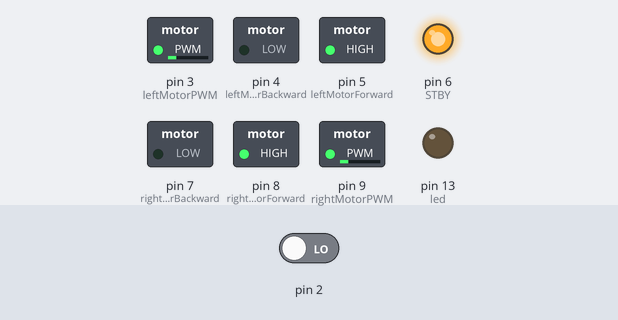
A sketch run on a simulated Arduino Mega 2560, built with avr-gcc and run on an emulated ATmega2560. Parts: switched loads named in the sketch (green lamp = pin HIGH), output pins drawn as LEDs (lit = HIGH). The test bench sets the inputs (shaded band); at power-on: pin 2 LOW. What the sketch prints to the serial monitor is not drawn.

Above: at 0.05 s.
At 4.0 s:
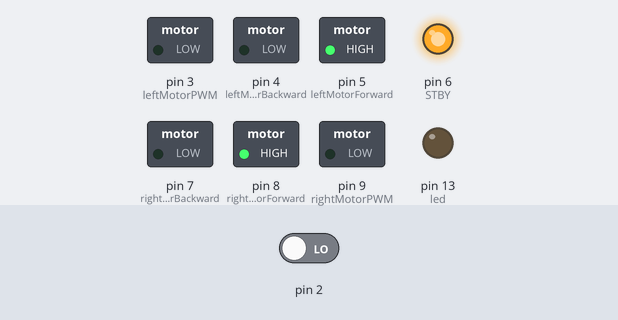
Timing chart, 0 to 4.6 s (numbered marks = the images above):
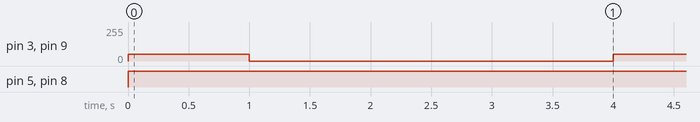

Measured:
- by itself, pin 3 (leftMotorPWM), pin 9 (rightMotorPWM): alternates 51/255 for 1.0 s and 0/255 for 3.0 s
- by itself, pin 5 (leftMotorForward), pin 8 (rightMotorForward): LOW → HIGH at 0.00 s

The sketch:

moveMotors.ino
```cpp
int leftEnc = 17;
int rightEnc = 19;
int leftMotorPWM = 3;
int leftMotorForward = 5;
int leftMotorBackward = 4;
int rightMotorPWM = 9;
int rightMotorForward = 8;
int rightMotorBackward = 7;
int STBY = 6;
int led = 13;
int maxVal = 255;
int wait = 250;

volatile unsigned int lpulse=100000;                      // width of left and right encoder pulses in uS
volatile unsigned int rpulse=100000;                      // width of left and right encoder pulses in uS
volatile unsigned int lcount,rcount;                      // left and right pulse counters to measure distance
volatile byte lflag;                                      // flag indicates when left  encoder changes states
volatile byte rflag;                                      // flag indicates when right encoder changes states
volatile unsigned long ltime;                             // remembers time of left  encoders last state change in uS
volatile unsigned long rtime;                             // remembers time of right encoders last state change in uS

void setup() {
  Serial.begin(9600);
  pinMode(STBY, OUTPUT);
  pinMode(led, OUTPUT);
  pinMode(leftMotorPWM, OUTPUT);
  pinMode(leftMotorForward, OUTPUT);
  pinMode(leftMotorBackward, OUTPUT);
  pinMode(rightMotorPWM, OUTPUT);
  pinMode(rightMotorForward, OUTPUT);
  pinMode(rightMotorBackward, OUTPUT);
  digitalWrite(STBY, HIGH); // just need this
  digitalWrite(leftEnc,1);                               // enable pullup resistor for left  encoder sensor
  digitalWrite(rightEnc,1);                               // enable pullup resistor for right encoder sensor
  attachInterrupt(0,Lencoder,CHANGE);                     // trigger left  encoder ISR on state change
  attachInterrupt(1,Rencoder,CHANGE);                     // trigger right encoder ISR on state change
}

long positionLeft = -999;
long positionRight = -999;

void loop() {
  // blink
  /*digitalWrite(led, HIGH);
  delay(wait);
  digitalWrite(led, LOW);
  delay(wait);*/

  bool forward = true;
  setMotor(maxVal/5, forward, forward);
  delay(1000);
  setMotor(0, forward, forward);
  delay(3000);
  Serial.print(lcount);
  Serial.print(", ");
  Serial.println(rcount);
}

//======================================================= ISR for left encoder =======================================================
void Lencoder()
{
  lpulse=micros()-ltime;                               // time between last state change and this state change
  ltime=micros();                                      // update ltime with time of most recent state change
  lcount++;                                            // increment left motor distance counter
}


//======================================================= ISR for right encoder ======================================================
void Rencoder()
{
  rpulse=micros()-rtime;                               // time between last state change and this state change
  rtime=micros();                                      // update ltime with time of most recent state change
  rcount++;                                            // increment right motor distance counter
}

void setMotor(int val, boolean left, boolean right) {
  digitalWrite(leftMotorForward, left);
  digitalWrite(leftMotorBackward, !left);
  digitalWrite(rightMotorForward, right);
  digitalWrite(rightMotorBackward, !right);

  analogWrite(leftMotorPWM, val);
  analogWrite(rightMotorPWM, val);
}
```
